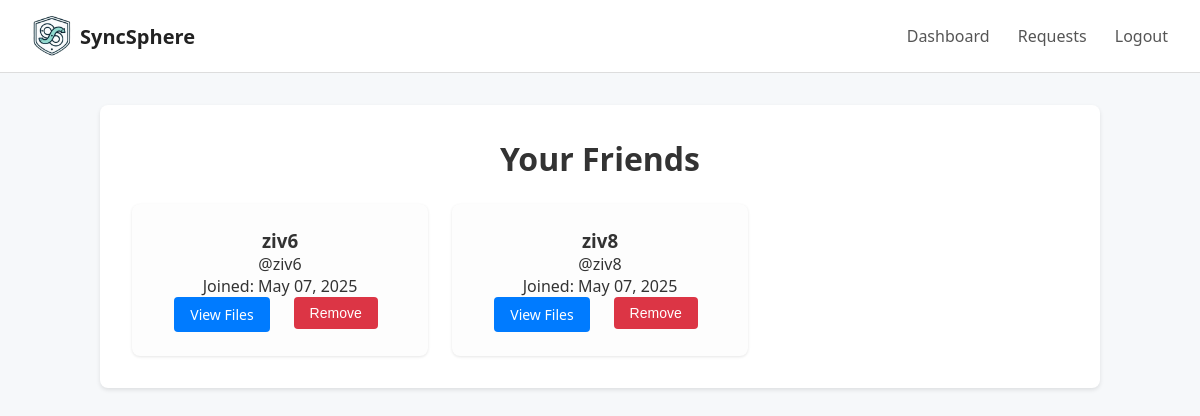
/friends/list (signed in), run on the app's committed database.
### models.py (models this page shows, shortened)
class User(db.Model):
    id = db.Column(db.Integer, primary_key=True) #The id of the user.
    username = db.Column(db.String(80), unique=True, nullable=False) #The username.
    email = db.Column(db.String(120), unique=True, nullable=False) #The email of the user.
    password_hash = db.Column(db.String(128), nullable=False) #The hashed password of the user.
    created_at = db.Column(db.DateTime, default=datetime.now) #The creation date of the user.
    used_storage  = db.Column(db.Integer, nullable=False, default=0) #The used storage of the user.
    storage_quota = db.Column(db.Integer, nullable=False, default=1073741824) #The max storage of the user.

### friend_management_routes.py (the view)
@friends_bp.route('/list')
def list_friends():
    user = get_current_user()
    if not user:
        return redirect(url_for('auth.login'))
    friends = friend_manager.get_friends(user)
    return render_template('friends_list.html', friends=friends)

### friend_management.py (called while the page is built)
    def get_friends(self, user):
        fs = Friendship.query.filter_by(user_id=user.id).all()
        return [User.query.get(f.friend_id) for f in fs]

### friend_management_routes.py (called while the page is built)
def get_current_user():
    user_id = session.get('user_id')
    return User.query.get(user_id) if user_id else None

### templates/friends_list.html (shortened to what this page needs)
<!DOCTYPE html>
<html lang="en">
<head>
  <link rel="stylesheet" href="{{ url_for('static', filename='css/dashboard.css') }}">
</head>
<body>
  <header class="navbar">
    <div class="navbar-left">
      <a href="{{ url_for('dashboard') }}" class="logo-link" style="display:flex; align-items:center; text-decoration:none;">
        <img src="{{ url_for('static', filename='images/logo.png') }}"
             alt="SyncSphere Logo" class="logo">
        <span class="app-name">SyncSphere</span>
      </a>
    </div>
    <nav class="navbar-right">
      <a href="{{ url_for('dashboard') }}">Dashboard</a>
      <a href="{{ url_for('friends.view_requests') }}">Requests</a>
      <a href="{{ url_for('auth.logout') }}">Logout</a>
    </nav>
  </header>
  <main class="main-content">
    <section class="list-section">
      <h2>Your Friends</h2>
      {% if friends %}
        <div class="friends-grid">
          {% for friend in friends %}
            <div class="friend-card">
              <div class="friend-info">
                <h3>{{ friend.display_name or friend.username }}</h3>
                <p>@{{ friend.username }}</p>
                <p>Joined: {{ friend.created_at.strftime('%b %d, %Y') }}</p>
              </div>
              <div class="friend-actions">
                <a href="{{ url_for('friends.view_friend_files', username=friend.username) }}"
                   class="btn btn-download">View Files</a>
                <form action="{{ url_for('friends.remove', username=friend.username) }}"
                      method="post"
                      style="display:inline; margin-left:0.5rem;">
                  <button type="submit"
                          class="btn btn-remove"
                          onclick="return confirm('Remove friend?')">
                    Remove
                  </button>
                </form>
              </div>
            </div>
          {% endfor %}
        </div>
      {% else %}
        <p class="no-friends">You have no friends yet.</p>
      {% endif %}
    </section>
  </main>
</body>
</html>

### static/css/dashboard.css (style rules this page uses)
* { margin: 0; padding: 0; box-sizing: border-box; }
body { font-family: "Segoe UI", Tahoma, Geneva, Verdana, sans-serif; background-color: #f6f8fa; color: #333; }
.navbar { display: flex; align-items: center; justify-content: space-between; background-color: #fff; padding: 1rem 2rem; border-bottom: 1px solid #ddd; }
.navbar-left { display: flex; align-items: center; }
.logo { height: 40px; margin-right: 0.5rem; }
.app-name { font-size: 1.25rem; font-weight: 600; color: #222; }
.navbar-right a { margin-left: 1.5rem; text-decoration: none; color: #555; font-weight: 500; }
main { max-width: 1200px; margin: 2rem auto; padding: 0 2rem; }
.btn { display: inline-block; padding: 0.5rem 1rem; margin-right: 0.5rem; text-decoration: none; font-size: 0.875rem; border-radius: 4px; cursor: pointer; border: none; }
.btn-download { background-color: #007BFF; color: #fff; }
.btn-remove { background-color: #dc3545; color: #fff; }
.list-section { background-color: #fff; padding: 2rem; border-radius: 8px; max-width: 1000px; margin: 2rem auto; box-shadow: 0 2px 4px rgba(0,0,0,0.1); }
.list-section h2 { font-size: 2rem; margin-bottom: 1.5rem; text-align: center; }
.friends-grid { display: grid; grid-template-columns: repeat(auto-fill, minmax(240px,1fr)); gap: 1.5rem; }
.friend-card { background-color: #fdfdfd; padding: 1.5rem; border-radius: 8px; text-align: center; box-shadow: 0 1px 3px rgba(0,0,0,0.1); display: flex; flex-direction: column; align-items: center; }
.friend-actions { margin-top: auto; display: flex; gap: 0.5rem; }

### data on the page
User: username "ziv6", created_at "May 07, 2025"
User: username "ziv8", created_at "May 07, 2025"
